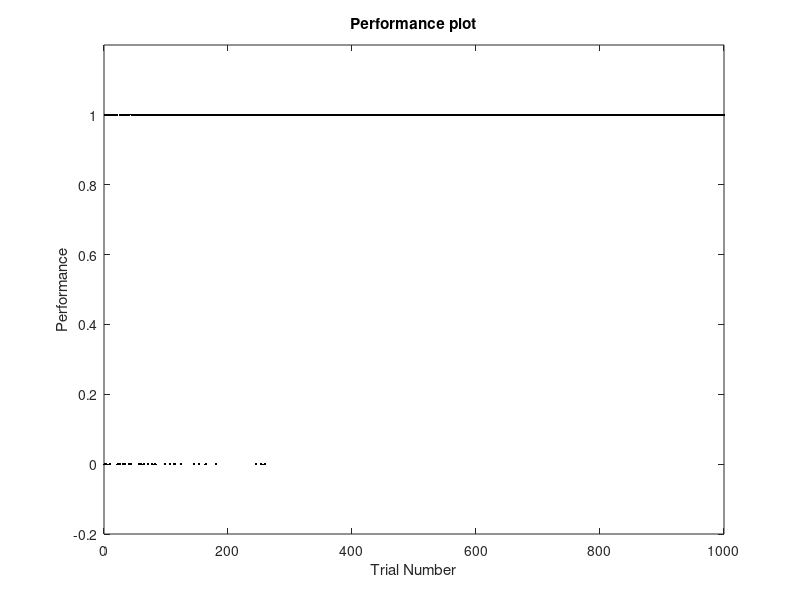

The MATLAB source for this figure:
M = 40; %vectors
N = 50; %elements per vector

X=sign(randi(2,M,N)-1.5); %random vectors with +-1 values

r=randperm(M); 
r=r(1:(M/2)); %the half of the vectors that are right

eta = 0.1; %learning rate
T = 1000; %iterations

perf = zeros(T,1); %performance plot

w=zeros(1,N); %each vector element gets a weight




for i=1:T
    yt = -1;
    u=randi(M); %check random vector
    checking = X(u,:);
    for j = 1:(M/2)
        if checking == X(r(j),:); %check vector against right vectors
            yt = 1;
        end
    end
        

    y=sign(sum((w.*(X(u,:))))); %actual output

    for k = 1:N
        w(k) = w(k) + ( eta*(yt-y)*(X(u,k)) ); %update w
    end
        

    if y == yt
        perf(i) = 1;
    end
    
end

plot(1:T,perf,'.k');    
xlabel('Trial Number');
ylabel('Performance');
title('Performance plot');
ylim([-0.2 1.2]);











